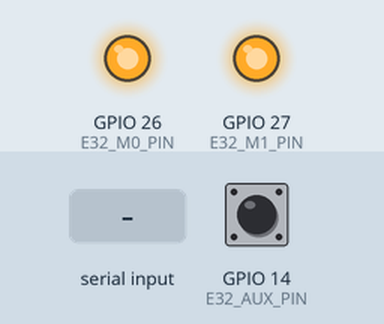
Simulated run of this sketch. Board: ESP32. Parts: output pins drawn as LEDs (lit = HIGH). The test bench sets the inputs (shaded band); at power-on: GPIO 14 (E32_AUX_PIN) HIGH. The modem accepts every AT command (registered, SIM ready, sends succeed) and sends nothing else; what the sketch prints to the serial monitor is not drawn.

Above: at 2.6 s.
At 4.8 s:
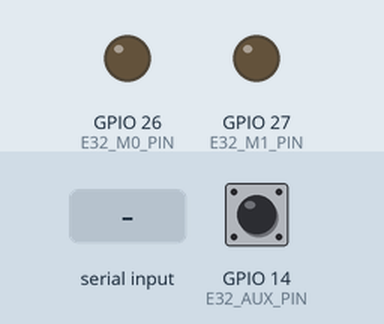
4.9 s: "r" received over Serial
6.5 s: GPIO 14 (E32_AUX_PIN) pulled LOW for 3.2 s
Timing chart, 0 to 9.5 s (numbered marks = the images above; inputs shaded):
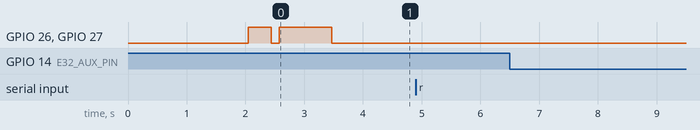

The sketch:

Test_LoRa_E32.ino
```cpp
/*
 * Test_LoRa_E32.ino - Test module LoRa E32/AS32 UART tren MACH PHAT
 *
 * Chan PCB phat:
 *   M0=26, M1=27, AUX=14, RX=16 (RX2), TX=17 (TX2)
 *
 * Doi cap test mach thu: Test_LoRa_E32_RX/Test_LoRa_E32_RX.ino
 *
 * Cach dung:
 *   1. Nap Test_LoRa_E32_RX len mach thu truoc
 *   2. Nap sketch nay len mach phat, Serial Monitor 9600
 *   3. Moi 3 giay gui PING; mach thu se bao [RX] PING nhan OK
 *   4. Go 'r' de gui goi cam bien gia lap
 *
 * Lenh Serial:
 *   p  - gui PING ngay
 *   c  - doc cau hinh module
 *   r  - gui goi cam bien gia lap
 */

#include <LoRaLink.h>

// Mach phat — ghi de chan mac dinh cua LoRaUartE32.h
#define E32_M0_PIN    26
#define E32_M1_PIN    27
#define E32_AUX_PIN   14
#define E32_RX_PIN    16
#define E32_TX_PIN    17
#include <LoRaUartE32.h>

LoRaUartE32 lora;

unsigned long lastPingMs = 0;
uint32_t pingCount = 0;

void printPinInfo() {
  Serial.println("--- CHAN LORA MACH PHAT ---");
  Serial.printf("  M0  = GPIO %d\n", E32_M0_PIN);
  Serial.printf("  M1  = GPIO %d\n", E32_M1_PIN);
  Serial.printf("  AUX = GPIO %d (hien tai: %s)\n", E32_AUX_PIN,
                digitalRead(E32_AUX_PIN) == HIGH ? "HIGH/san sang" : "LOW/dang ban");
  Serial.printf("  RX  = GPIO %d (RX2 <- LORA_TX)\n", E32_RX_PIN);
  Serial.printf("  TX  = GPIO %d (TX2 -> LORA_RX)\n", E32_TX_PIN);
  Serial.println("  UART = 9600 8N1, RF 433.125MHz chan 23");
}

bool readModuleConfig() {
  Serial.println("\n--- DOC CAU HINH MODULE (che do config) ---");

  lora.enterConfigMode();
  delay(100);

  uint8_t cmd[] = {0xC1, 0x00, 0x05};
  lora.serial().write(cmd, sizeof(cmd));
  delay(200);

  uint8_t buf[16];
  size_t n = 0;
  unsigned long t0 = millis();
  while (millis() - t0 < 500 && n < sizeof(buf)) {
    while (lora.serial().available() && n < sizeof(buf)) {
      buf[n++] = lora.serial().read();
    }
    delay(5);
  }

  lora.enterNormalMode();

  if (n < 6) {
    Serial.printf("  LOI: Khong doc duoc phan hoi (nhan %u bytes)\n", (unsigned)n);
    Serial.println("  Kiem tra: VCC 3.3V, day TX/RX cheo, M0/M1/AUX");
    return false;
  }

  Serial.printf("  Phan hoi (%u bytes): ", (unsigned)n);
  for (size_t i = 0; i < n; i++) {
    Serial.printf("%02X ", buf[i]);
  }
  Serial.println();

  uint8_t addh = buf[3];
  uint8_t addl = buf[4];
  uint8_t sped = buf[5];
  uint8_t chan = buf[6];
  uint8_t opt  = buf[7];

  Serial.printf("  Dia chi : 0x%02X%02X\n", addh, addl);
  Serial.printf("  SPED    : 0x%02X (UART/air rate)\n", sped);
  Serial.printf("  CHAN    : 0x%02X (kenh %u -> %.3f MHz)\n",
                chan, chan, 410.125f + chan * 1.0f);
  Serial.printf("  OPTION  : 0x%02X\n", opt);

  bool ok = (addh == LORA_E32_ADDR_H && addl == LORA_E32_ADDR_L &&
             chan == LORA_E32_CHAN);
  if (ok) {
    Serial.println("  -> Cau hinh KHOP voi mach thu (addr0, ch23).");
  } else {
    Serial.println("  -> CANH BAO: Khac cau hinh mac dinh project!");
    Serial.printf("     Can: addr=0x%02X%02X CHAN=0x%02X\n",
                  LORA_E32_ADDR_H, LORA_E32_ADDR_L, LORA_E32_CHAN);
  }
  return ok;
}

void waitAux() {
  unsigned long t0 = millis();
  while (digitalRead(E32_AUX_PIN) == LOW) {
    if (millis() - t0 >= 800) return;
    delay(2);
  }
  delay(10);
}

void sendPing() {
  const char* msg = "PING";
  waitAux();
  lora.serial().write((const uint8_t*)msg, strlen(msg));
  lora.serial().flush();
  delay(80);
  waitAux();

  pingCount++;
  Serial.printf("[TX] #%lu PING (%u bytes) — AUX=%s\n",
                (unsigned long)pingCount, (unsigned)strlen(msg),
                digitalRead(E32_AUX_PIN) == HIGH ? "HIGH" : "LOW");
}

void sendFakeSensorPacket() {
  DataPacket pkt = {};
  pkt.soilMoisturePercent = 42.5f;
  pkt.rainPercent = 10.0f;
  pkt.tiltAngle = 3.2f;
  pkt.vibrationLevel = 0.5f;
  pkt.batteryVoltage = 3.95f;
  pkt.batteryPercent = 75;
  pkt.alertLevel = 0;

  lora.sendPacket(pkt);
  Serial.println("[TX] Da gui goi cam bien gia lap (giong Transmit.ino)");
}

void handleSerialCommand() {
  if (!Serial.available()) return;

  char c = Serial.read();
  while (Serial.available()) Serial.read();

  switch (c) {
    case 'p':
    case 'P':
      sendPing();
      break;
    case 'c':
    case 'C':
      readModuleConfig();
      break;
    case 'r':
    case 'R':
      sendFakeSensorPacket();
      break;
    default:
      Serial.println("Lenh: p=ping, c=doc config, r=goi cam bien gia");
      break;
  }
}

void setup() {
  Serial.begin(9600);
  delay(1500);

  Serial.println("\n========================================");
  Serial.println("  TEST LORA E32/AS32 — MACH PHAT (TX)");
  Serial.println("  Doi cap: Test_LoRa_E32_RX (mach thu)");
  Serial.println("========================================");
  printPinInfo();

  Serial.println("\n[1] Khoi tao UART...");
  lora.begin();

  Serial.println("[2] Ghi cau hinh RF (433MHz, addr0, ch23)...");
  if (lora.configureModule()) {
    Serial.println("  -> Ghi cau hinh OK.");
  } else {
    Serial.println("  -> Ghi cau hinh that bai — dung mac dinh module.");
  }

  Serial.println("[3] Doc lai cau hinh...");
  readModuleConfig();

  Serial.println("\nSan sang. Tu dong gui PING moi 3 giay.");
  Serial.println("Lenh: p=ping | c=doc config | r=goi cam bien gia\n");

  lastPingMs = millis() - 3000;
}

void loop() {
  handleSerialCommand();

  if (millis() - lastPingMs >= 3000) {
    lastPingMs = millis();
    sendPing();
  }
}
```

Measured:
- after the input at 4.9 s, every drawn part: stays the same
- after the input at 6.5 s, every drawn part: stays the same
